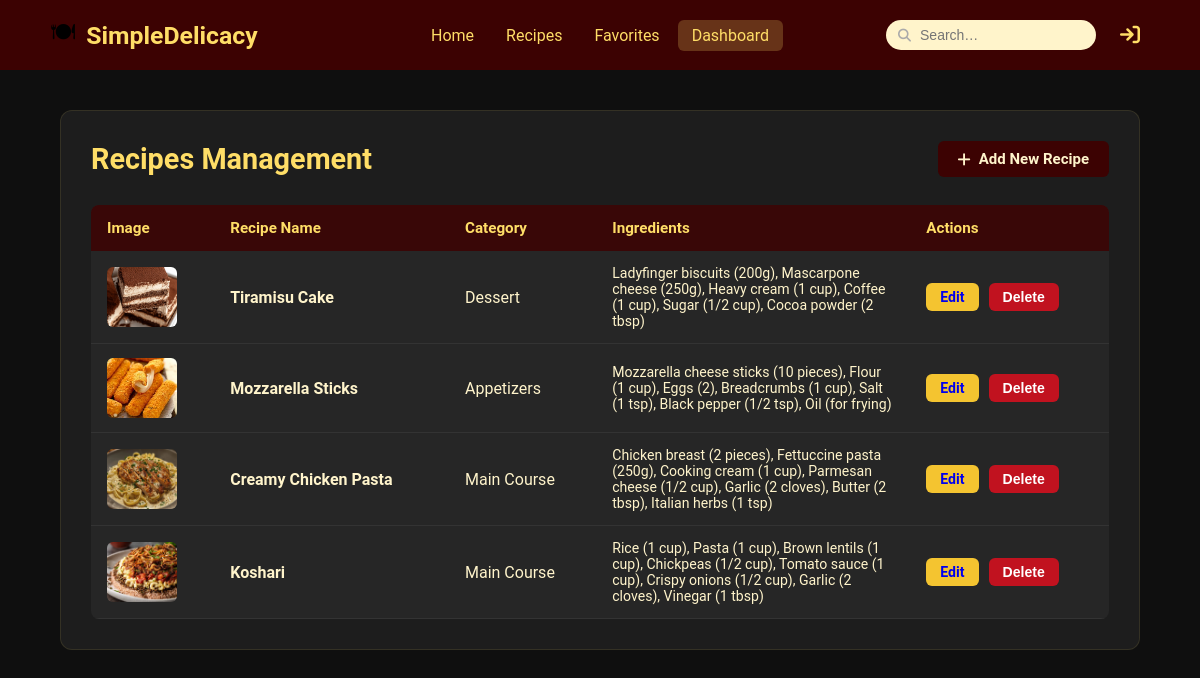
The page /dashboard/ (signed in) on the database its author committed.
### recipes/models.py (models this page shows, shortened)
class Recipe(models.Model):
    COURSE_CHOICES = [
        ('appetizers', 'Appetizers'),
        ('main course', 'Main Course'),
        ('dessert', 'Dessert'),
    ]
    name         = models.CharField(max_length=200)
    course       = models.CharField(max_length=20, choices=COURSE_CHOICES)
    description  = models.TextField()
    image        = models.ImageField(upload_to='recipes/')
    instructions = models.TextField(help_text="Enter each step on a new line.")
    created_at   = models.DateTimeField(auto_now_add=True)
    updated_at   = models.DateTimeField(auto_now=True)

class Ingredient(models.Model):
    recipe   = models.ForeignKey(Recipe, on_delete=models.CASCADE, related_name='ingredients')
    name     = models.CharField(max_length=200)
    quantity = models.CharField(max_length=100)

### recipes/views.py (the view)
# urls.py: path('dashboard/',                 views.dashboard_view,       name='dashboard'),
@login_required(login_url='signin')
@admin_required
def dashboard_view(request):
    recipes = Recipe.objects.prefetch_related('ingredients').order_by('-created_at')
    return render(request, 'dashboard/index.html', {'recipes': recipes})

### templates/dashboard/index.html (shortened to what this page needs)
{% extends 'base.html' %}
{% load static %}
{% block extra_css %}<link rel="stylesheet" href="{% static 'css/dashboard.css' %}">{% endblock %}
{% block nav_search %}
<div class="nav-search-wrap">
    <input type="text" placeholder="Search…" class="nav-search">
</div>
{% endblock %}
{% block content %}
<div class="dash-wrap">
    <div class="dash-top">
        <h2>Recipes Management</h2>
        <a href="{% url 'add_recipe' %}" class="add-btn">
            <i class="fa-solid fa-plus"></i> Add New Recipe
        </a>
    </div>
    <div class="table-scroll">
        <table class="recipes-table">
            <thead>
                <tr>
                    <th>Image</th>
                    <th>Recipe Name</th>
                    <th>Category</th>
                    <th>Ingredients</th>
                    <th>Actions</th>
                </tr>
            </thead>
            <tbody>
                {% for recipe in recipes %}
                <tr>
                    <td>
                        {% if recipe.image %}
                        <img src="{{ recipe.image.url }}" class="thumb" alt="">
                        {% else %}
                        <span class="no-img">—</span>
                        {% endif %}
                    </td>
                    <td><strong>{{ recipe.name }}</strong></td>
                    <td>{{ recipe.get_course_display }}</td>
                    <td class="ing-cell">
                        {% for ing in recipe.ingredients.all %}
                        {{ ing.name }} ({{ ing.quantity }}){% if not forloop.last %}, {% endif %}
                        {% endfor %}
                    </td>
                    <td class="action-cell">
                        <a href="{% url 'edit_recipe' recipe.pk %}" class="edit-btn">Edit</a>
                        <form method="post" action="{% url 'delete_recipe' recipe.pk %}"
                              style="display:inline"
                              onsubmit="return confirm('Delete recipe: {{ recipe.name }}?')">
                            <button type="submit" class="delete-btn">Delete</button>
                        </form>
                    </td>
                </tr>
                {% empty %}
                <tr>
                    <td colspan="5" class="empty-row">
                        No recipes yet. <a href="{% url 'add_recipe' %}">Add one →</a>
                    </td>
                </tr>
                {% endfor %}
            </tbody>
        </table>
    </div>
</div>
{% endblock %}

### static/css/base.css (style rules this page uses)
*, *::before, *::after { margin: 0; padding: 0; box-sizing: border-box; }
body { font-family: 'Roboto', sans-serif; background: #0f0f0f; }
.nav-search-wrap { position: relative; display: flex; align-items: center; }
.nav-search { padding: 7px 14px 7px 34px; border-radius: 20px; border: none; outline: none; background: #FFF4CB; color: #3C0202; font-size: 14px; width: 210px; }

### static/css/dashboard.css (style rules this page uses)
body { background: #0f0f0f; }
.dash-wrap { width: 90%; max-width: 1200px; margin: 40px auto; padding: 30px; background: rgba(156, 152, 152, .1); border-radius: 12px; border: 1px solid rgba(255, 222, 103, .1); }
.dash-top { display: flex; justify-content: space-between; align-items: center; margin-bottom: 28px; }
.dash-top h2 { color: #FFDE67; font-size: 1.8rem; }
.add-btn, .back-btn { background: #3C0202; color: #FFF4CB; padding: 9px 20px; border-radius: 6px; font-size: 15px; font-weight: 600; text-decoration: none; cursor: pointer; transition: background .25s; display: inline-flex; align-items: center; gap: 8px; border: none; }
.table-scroll { overflow-x: auto; }
.recipes-table { width: 100%; border-collapse: collapse; background: rgba(255, 255, 255, .04); border-radius: 8px; overflow: hidden; }
.recipes-table thead { background: rgba(60, 2, 2, .85); }
.recipes-table th { color: #FFDE67; padding: 14px 16px; text-align: left; font-weight: 600; font-size: .95rem; }
.recipes-table td { padding: 14px 16px; border-bottom: 1px solid rgba(255, 255, 255, .06); color: #FFF4CB; vertical-align: middle; }
.thumb { width: 70px; height: 60px; object-fit: cover; border-radius: 6px; display: block; }
.ing-cell { font-size: .88rem; color: #ccc; max-width: 260px; }
.action-cell { white-space: nowrap; }
.edit-btn { background: #F4C430; border: none; padding: 6px 14px; border-radius: 6px; cursor: pointer; font-size: .88rem; font-weight: 600; margin-right: 6px; text-decoration: none; display: inline-block; transition: background .25s; }
.delete-btn { background: #C1121F; color: #fff; border: none; padding: 6px 14px; border-radius: 6px; cursor: pointer; font-size: .88rem; font-weight: 600; transition: background .25s; }

### rows shown on the page
Recipe: image (picture), name "Tiramisu Cake", course "Dessert"
Ingredient: name "Ladyfinger biscuits", quantity "200g"
Ingredient: name "Mascarpone cheese", quantity "250g"
Ingredient: name "Heavy cream", quantity "1 cup"
Ingredient: name "Coffee", quantity "1 cup"
Ingredient: name "Sugar", quantity "1/2 cup"
Ingredient: name "Cocoa powder", quantity "2 tbsp"
Recipe: image (picture), name "Mozzarella Sticks", course "Appetizers"
Ingredient: name "Mozzarella cheese sticks", quantity "10 pieces"
Ingredient: name "Flour", quantity "1 cup"
Ingredient: name "Eggs", quantity "2"
Ingredient: name "Breadcrumbs", quantity "1 cup"
Ingredient: name "Salt", quantity "1 tsp"
Ingredient: name "Black pepper", quantity "1/2 tsp"
Ingredient: name "Oil", quantity "for frying"
Recipe: image (picture), name "Creamy Chicken Pasta", course "Main Course"
Ingredient: name "Chicken breast", quantity "2 pieces"
Ingredient: name "Fettuccine pasta", quantity "250g"
Ingredient: name "Cooking cream", quantity "1 cup"
Ingredient: name "Parmesan cheese", quantity "1/2 cup"
Ingredient: name "Garlic", quantity "2 cloves"
Ingredient: name "Butter", quantity "2 tbsp"
Ingredient: name "Italian herbs", quantity "1 tsp"
Recipe: image (picture), name "Koshari", course "Main Course"
Ingredient: name "Rice", quantity "1 cup"
Ingredient: name "Pasta", quantity "1 cup"
Ingredient: name "Brown lentils", quantity "1 cup"
Ingredient: name "Chickpeas", quantity "1/2 cup"
Ingredient: name "Tomato sauce", quantity "1 cup"
Ingredient: name "Crispy onions", quantity "1/2 cup"
Ingredient: name "Garlic", quantity "2 cloves"
Ingredient: name "Vinegar", quantity "1 tbsp"
